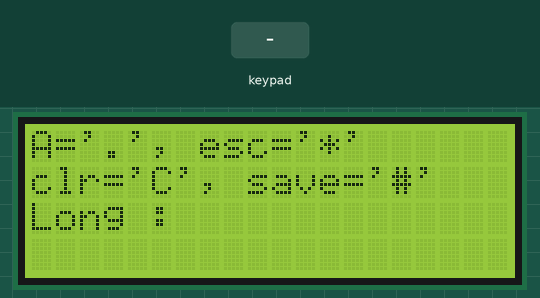
Simulated run of this sketch. Board: Arduino Mega 2560, built with avr-gcc and run on an emulated ATmega2560. Parts: 20×4 character LCD. The test bench sets the inputs (shaded band). The local clock reads 2024-03-15 10:24:30 at power-on unless the sketch sets it; storage starts empty; the modem accepts every AT command (registered, SIM ready, sends succeed) and sends nothing else; what the sketch prints to the serial monitor is not drawn.

Above: at 15.6 s.
15.7 s: keypad keys 9 8 7 6 # pressed 0.4 s apart
At 17.6 s:
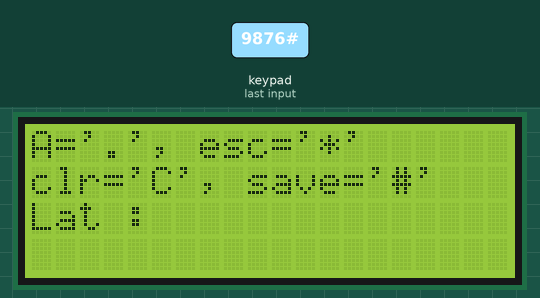
19.2 s: key '*' pressed
At 19.73 s:
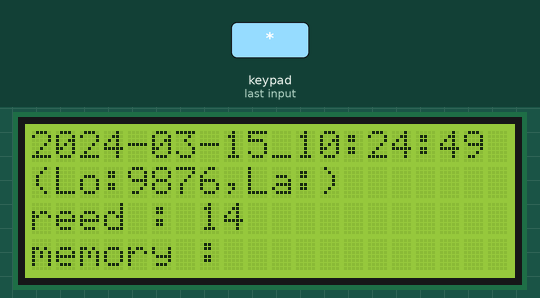
21.7 s: key 'D' pressed
At 49.62 s:
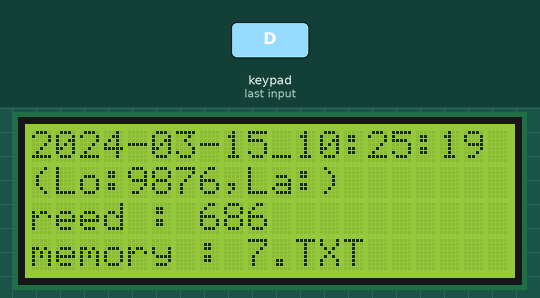

The sketch:

eithth_try.ino
```cpp
#include <SoftwareSerial.h> //software serial library for serial communication b/w arduino & mySerial

SoftwareSerial mySerial(12, 13);//connect Tx pin of mySerial to pin 8 of arduino && Rx pin of mySerial to pin no 9 of arduino

#include <Keypad.h>
#include <LiquidCrystal_I2C.h>

//import for clock
#include <Wire.h>
#include <DS3231.h>

//import for sdcard
#include <SPI.h>
#include <SD.h>

DS3231 clock;
RTCDateTime dt;

char url[130];
char data[100];

char buffer[80];
byte pos = 0;

char bufferGSM[80];
byte posGSM = 0;

const int  buttonPin = 2;    // the pin that the reedswitch is attached to
int buttonPushCounter = 0; // counter for the number of times reed switch detects magnet presses
int buttonPushCounterHistory = 0;
int buttonState = 0;         // current state of the reed switch

const int ROW_NUM    = 4; // four rows
const int COLUMN_NUM = 4; // four columns

char keys[ROW_NUM][COLUMN_NUM] = {
  {'1','2','3', '.'},
  {'4','5','6', 'B'},
  {'7','8','9', 'C'},
  {'*','0','#', 'D'}
};

byte pin_rows[ROW_NUM] = {9, 8, 7, 6};      // connect to the row pinouts of the keypad
byte pin_column[COLUMN_NUM] = {5, 4, 3, 2}; // connect to the column pinouts of the keypad


Keypad keypad = Keypad(makeKeymap(keys), pin_rows, pin_column, ROW_NUM, COLUMN_NUM );
LiquidCrystal_I2C lcd(0x27, 20, 4); // I2C address 0x27, 20 column and 4 rows

int cursorColumn = 0;

//buffers to hold and save user input for longitude and latitude
char longBuf[20];
char latBuf[20];

//this two variables holds and displays logitude and latitude
char longitude[20];
char latitude[20];

//this key is used to take in input from keypad to reset and brightn the lcd
//'D' to brightn lcd and 'B' to go back and reset are set
char resetKey;

//previous millis is used to hold and save millis() to kim the lcd
long previousMillisLCD; //for backlight dim
long previousMillisSd; //to display seconds on lcd
//the interval for the lcd to stay showing light after user pressed 'D'
long intervalLCD = 30000;
long intervalSd = 4000;

//longIndex and latIndex are used to trace when user inputs value for longitude and latitude
//longDisplayIndex and latDisplayIndex are used to display latitude and longitude to lcd
int longIndex;
int longDisplayIndex;
int latIndex;
int latDisplayIndex;


int cc; //current cursor column
int cr; //current cursor row

//pin number on mega to access sd card
const int chipSelect = 53;

//next file to write reed switch data
File nextFile;

//number of files in SD card to be written
int noOfFile = 1;

//number of files counter to be sent through GSM module
int noOfFileGSM = 1;

//variable to hold noOfFile changed to string
char sNoOfFile[10];

//timebuf to hold current time
char timeBuf[50];

//
int noRainCounter = 0;

//
int startSending = 0;

//reset buffer everytime before reading
void resetBuffer() {
  memset(buffer, 0, sizeof(buffer));
  pos = 0;
}

//reset bufferGSM before reading
void resetBufferGSM() {
  memset(bufferGSM, 0, sizeof(bufferGSM));
  posGSM = 0;
}

//this function displays information to input logitude value for user
int printGetLongInfo(){
  cc = 0; //current cursor column
  cr = 0; //current cursor row
  lcd.clear();
  lcd.setCursor(cc,cr);
  lcd.print("A='.', esc='*'");
  cr++;
  lcd.setCursor(cc,cr);
  lcd.print("clr='C', save='#'");
  cr++;
  lcd.setCursor(cc,cr);
  lcd.print("Long : ");
  cc = cc + 7;
  lcd.setCursor(cc,cr);
}

//this function displays information to input latitude value for user
int printGetLatInfo(){
  cc = 0; //current cursor column
  cr = 0; //current cursor row
  lcd.clear();
  lcd.setCursor(cc,cr);
  lcd.print("A='.', esc='*'");
  cr++;
  lcd.setCursor(cc,cr);
  lcd.print("clr='C', save='#'");
  cr++;
  lcd.setCursor(cc,cr);
  lcd.print("Lat : ");
  cc = cc + 6;
  lcd.setCursor(cc,cr);
}

//this function takes in values from user to save it in longitude variable
int getLong(){
  //print get long info for user
  printGetLongInfo();
  char key;
  longIndex = 0;
  do{
    key = keypad.getKey();

    //if user is mistaken this will clear user input
    if(key && key=='C'){
      longIndex=0;
      longDisplayIndex=0;
      printGetLongInfo();
    }

    //save buffered value to permanent buffer
    if(key && key == '#'){
      //sizeof(longBuf)/sizeof(longBuf[0])
      for(int i = 0; i < longIndex; i++){
        longitude[i] = longBuf[i];
      }
      break;
    }

    //this function will save the input to buffer
    if(key && key != '*' && key != 'C'){
      lcd.print(key);
      longBuf[longIndex] = key;
      longIndex++;
      cc++;
      lcd.setCursor(cc,cr);
    }
  }while(key != '*');

  //if the longIndex is not zero then assign the value to longDisaplayIndex for display purposes
  if(longIndex != 0){
      longDisplayIndex = longIndex;
  }
}

int getLat(){
  //print get lat info for user
  printGetLatInfo();
  char key;
  latIndex = 0;
  do{
    key = keypad.getKey();

    //clear
    if(key && key=='C'){
      latIndex=0;
      latDisplayIndex=0;
      printGetLatInfo();
    }

    //save buffered value to permanent buffer
    if(key && key == '#'){
      for(int i = 0; i < latIndex; i++){
        latitude[i] = latBuf[i];
      }
      break;
    }

    if(key && key != '*' && key != 'C'){
      lcd.print(key);
      latBuf[latIndex] = key;
      latIndex++;
      cc++;
      lcd.setCursor(cc,cr);
    }
  }while(key != '*');

  if(latIndex != 0){
      latDisplayIndex = latIndex;
  }
}

void setup(){

  //gsm_setup
    mySerial.begin(19200);
  Serial.begin(19200);

  Serial.println("Config SIM900...");
  delay(2000);
  Serial.println("Done!...");
  mySerial.flush();
  Serial.flush();

  // attach or detach from GPRS service
  mySerial.println("AT+CGATT?");
  delay(100);
  toSerial();

  // bearer settings
  mySerial.println("AT+SAPBR=3,1,\"CONTYPE\",\"GPRS\"");
  delay(2000);
  toSerial();

  // bearer settings
  mySerial.println("AT+SAPBR=3,1,\"APN\",\"movistar.es\"");
  delay(2000);
  toSerial();
  delay(2000);

  // bearer settings
  mySerial.println("AT+SAPBR=1,1");
  delay(2000);
  toSerial();

  // bearer settings
  mySerial.println("AT+SAPBR=2,1");
  delay(2000);
  toSerial();

   // initialize http service
   mySerial.println("AT+HTTPINIT");
   delay(2000);
   toSerial();
  //gsm_setup


  //begin clock
  clock.begin();

  //initialize Serial for debuging purposes
  Serial.begin(19200);

  // uncomment this to assign compiling date and time
  // Set sketch compiling time
  //clock.setDateTime(__DATE__, __TIME__);

  // initialize the lcd
  lcd.begin();

  //initialize sd card
  if(!SD.begin(chipSelect)){
    Serial.println("initialization failed. Things to check:");
    Serial.println("1. is a card inserted?");
    Serial.println("2. is your wiring correct?");
    Serial.println("3. did you change the chipSelect pin to match your shield or module?");
    Serial.println("Note: press reset or reopen this Serial Monitor after fixing your issue!");
    while (true);
  }

  lcd.backlight();
  getLong();
  getLat();

  //assign previousMillisLCD current time
  previousMillisLCD = millis();
  //assign previousMillisSd current time
  previousMillisSd = millis();


  lcd.clear();
  lcd.setCursor(0,1);
  lcd.print("(Lo:");
  lcd.setCursor(4,1);
  lcd.print(longitude);
  lcd.setCursor(4+longDisplayIndex,1);
  lcd.print(",La:");
  lcd.print(latitude);
  lcd.setCursor(4+longDisplayIndex+latDisplayIndex+4,1);
  lcd.print(")");
  lcd.setCursor(0,2);
  lcd.print("reed :");
  lcd.setCursor(0,3);
  lcd.print("memory :");
}

void loop(){
  //get key from user to setup values for longitude and latitude
  resetKey = keypad.getKey();

  //get date and time from clock
  dt = clock.getDateTime();

  //if user put 'B' as input go to setup()
  if(resetKey == 'B'){
    setup();
  }

  //wakeup show lcd
  if(resetKey == 'D'){
    lcd.backlight();
    previousMillisLCD = millis();
  }

   buttonState = digitalRead(buttonPin);

   if (buttonState != HIGH) {
     buttonPushCounter++;
     Serial.println("on");
     Serial.print("number of button pushes: ");
     Serial.println(buttonPushCounter);
   }


  //dims light of lcd after intervalLCD seconds
  if(millis() - previousMillisLCD > intervalLCD) {
    lcd.noBacklight();
  }

  //saves reed switch data to sdreader
  if(millis() - previousMillisSd > intervalSd){
    if(startSending == 0){
       writeToSdCard();
    }
    previousMillisSd = millis();

  }

  if(startSending == 1){
    lcd.backlight();
    while(noOfFile != 0 && startSending == 1){
      readFromSdCard();
      sendToServer();
      lcd.setCursor(9,3);
      lcd.print("           ");
      lcd.setCursor(9,3);
      lcd.print(sNoOfFile);
    }
    startSending = 0;
    lcd.noBacklight();
  }

  // Format the time and date and insert into the temporary buffer.

  snprintf(timeBuf, sizeof(timeBuf), "%04d-%02d-%02d_%02d:%02d:%02d",
           dt.year, dt.month, dt.day,
           dt.hour, dt.minute, dt.second);

  //prints clock on first line
  lcd.setCursor(0,0);
  lcd.print(timeBuf);
  lcd.setCursor(7,2);
  lcd.print(buttonPushCounter);
  lcd.setCursor(9,3);
  lcd.print(sNoOfFile);

}

int writeToSdCard() {
    //converting noOfFile which tracks number of files in sdcard to string which
    //the string variable is sNoOfFile
    if(noOfFile == 0){
      noOfFile = 1;
    }
    itoa(noOfFile,sNoOfFile,10);

    nextFile = SD.open(strcat(sNoOfFile, ".TXT"), FILE_WRITE);//first argument is filename
    if(nextFile){
      nextFile.print(timeBuf);
      nextFile.print("<->");
      nextFile.print(longitude);
      nextFile.print("<->");
      nextFile.print(latitude);
      nextFile.print("<->");
      nextFile.print(buttonPushCounter);
      nextFile.print("<->");
      nextFile.close();

      //if there is no rain add 1 to noRainCounter
      if(buttonPushCounter == 0){
        noRainCounter++;
      }else{
        //otherwise make noRainCounter to be zero again
        noRainCounter = 0;
      }

      //once no rain counter reach 10 start sending and make
      //no rain counter to be 0
      if(noRainCounter == 10){
        noRainCounter = 0;
        startSending = 1;
      }else{
        noOfFile++;
      }

      buttonPushCounter=0;
      //readFromSdCard();
      //deleteFromSdCard();
      //sendToServer();
    }else{
      // if the file didn't open, print an error:
      Serial.println("error opening file from read");
    }

    lcd.setCursor(9,3);
    lcd.print("          ");
}


int readFromSdCard(){

  //reset buffer
  resetBuffer();

  itoa(noOfFile,sNoOfFile,10);
  strcat(sNoOfFile, ".TXT");
  // re-open the file for reading:
  //sNoOfFile is used here because it is concatinated to .txt file before in write
  nextFile = SD.open(sNoOfFile);
  Serial.println(sNoOfFile);
  if (nextFile) {

    // read from the file until there's nothing else in it:
    while (nextFile.available() && pos < 35) {
      //Serial.write(nextFile.read());

      buffer[pos++] = nextFile.read();
    }

    Serial.write("--------------->");
    Serial.write(buffer);

    // close the file:
    nextFile.close();
  } else {
    // if the file didn't open, print an error:
    Serial.println("error opening file from read");
  }
}

int deleteFromSdCard(){
  if(SD.remove(sNoOfFile)){
    Serial.print(sNoOfFile);
    Serial.print("deleted");
  }else{
    Serial.print("can not delete");
    Serial.print(sNoOfFile);
  }
}

void sendToServer(){
     // initialize http service
   mySerial.println("AT+HTTPINIT");
   delay(2000);
   toSerial();

   // set http param value
   memset(data, 0, 100);
   memset(url, 0, 130);

   sprintf(data,"kebede");
   //sprintf(url,"AT+HTTPPARA=\"URL\",\"http://www.nrwlpms.com/sim900/get_data.php?pre=%s\"",buffer);
   sprintf(url,"AT+HTTPPARA=\"URL\",\"http://www.nrwlpms.com/sim900/save_data.php?data=%s\"",buffer);
   mySerial.println(url);
   //mySerial.println("AT+HTTPPARA=\"URL\",\"https://www.nrwlpms.com/sim900/get_data.php?pre=%222022-02-18%202014:33:38%3C-%3E0%22\"");

   delay(5000);
   toSerial();

   // set http action type 0 = GET, 1 = POST, 2 = HEAD
   mySerial.println("AT+HTTPACTION=0");
   delay(6000);
   toSerial();

   // read server response
   mySerial.println("AT+HTTPREAD");
   delay(1000);
   toSerial();
   delay(2000);

   mySerial.println("");
   mySerial.println("AT+HTTPTERM");
   toSerial();
   delay(300);

   mySerial.println("");
   delay(10000);
}

void toSerial()
{
  resetBufferGSM();

  while(mySerial.available()!=0)
  {
    byte b = mySerial.read();
    bufferGSM[posGSM++] = b;
    if(b == '^'){
      //if sent is success delete the file from sd card
      deleteFromSdCard();

      //subtract from the numer of files
      noOfFile--;
    }
    if(b == '@'){
      //if fail make send flag to be 0 and stop sending all togather
      startSending = 0;
    }
    //Serial.write(mySerial.read());
  }
  Serial.write(bufferGSM);
}
```

Measured:
- after the input at 15.7 s, the display: first changes at once (image 1 shows a later state)
- after the input at 19.2 s, the display: first changes after 0.07 s (image 2 shows a later state)
